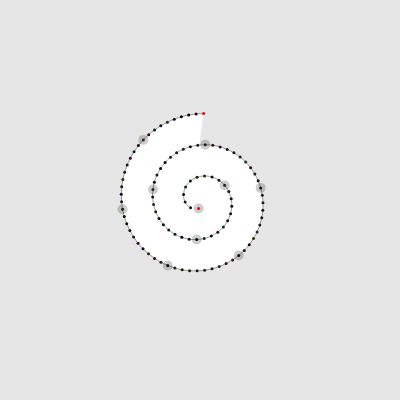
Frame 1 (no input)
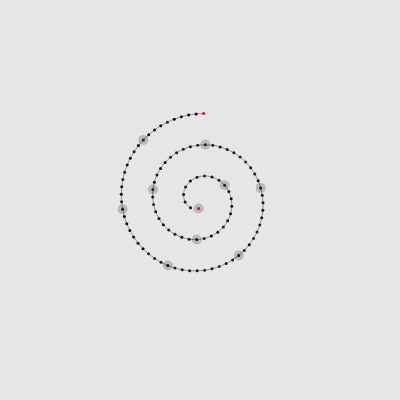
Frame 60 (no input)
Frame 120 (the mouse pressed at the canvas centre since frame 60): identical to frame 60, image omitted

The p5.js sketch that drew these frames (run headless with seeded random() and noise() and a simulated clock; from frame 60 on, the mouse is pressed at the canvas centre):

// p5.js sketch
// ── sketch.js

points=[];
coords=[];
flatCoords=[];

var finished_transition=true;
var swirl=true;

var transition_step = 0.009;
var amount = 0;


var counter=0;

var mouseIsClicked=false;
var last_read;

var rSlider;
var sSlider;
var iSlider;

function setup() {
  // put setup code here
createCanvas(400,400);
//generateCoords(200);
generateEquidistantCoords(999);
generateDots(100);
//generateFlatCoords();




}

function draw() {
  background(230);

  drawVertices();
  drawPoints();
  transitionModes();
  
//console.log();
setMode();
  // for(let i =0; i<flatCoords.length;i++){
  //   let v=flatCoords[i];
  //   point(v.x,v.y);
  // }
  //.log(rSlider.value(),sSlider.value(),iSlider.value());
  //regenerateEquidistantCoords(rSlider.value(),points.length,sSlider.value(),iSlider.value())

}

function getMode(){

if(!finished_transition){
  return "in movement"
}
if(swirl){
return "spiral mode"

}
else{return "straight line"}

}

function setMode(){

  if(!finished_transition){
    //return "in movement"
  }
  let v=points[0].getPos();
  if(dist(v.x,v.y, 0, height/2)>20 &&(dist(v.x,v.y, width/2, height/2)<20)){
    swirl=true;
    console.log("swirly boi");

  }
  else{swirl=false;}
}
  



function transitionModes(){
  if(!finished_transition){
  if (amount > 1 || amount < 0) {
    transition_step *= -1;
    finished_transition=true;
  }
  amount += transition_step;

  for(let i =0; i<points.length;i++){

    let start=coords[i];
    let finish=flatCoords[i];

    let temp = p5.Vector.lerp(start, finish, amount);


    push();
    translate(0,0);
    points[i].setPos(temp.x,temp.y);
    translate(temp.mag(),0);
    //console.log(temp.mag())


    pop();

  }
}
}


function addDots(N){
  let arrayState=points.length;
  for(let i =0; i<N; i++){

  let v;
  //let col;

  let col= color(random(50,255),random(50,255),random(50,255));

  v=coords[arrayState+i];
  //append points to the point array
  points.push(new dataPoint(v,col));

  }


}

function generateFlatCoords(){

//let increment=(width)/N;
//let step=(width/N)/2;
flatCoords=[];
let N=points.length;

  for(let i =0; i<N;i++){
    step=map(i, 0,N, 5, width);
    let v=createVector(step, height/2);
    flatCoords.push(v); 
  
  }
  
}

function regenerateEquidistantCoords(R,N,S, inc){
  
coords=[];
  increment=inc;
let step=0;
let radius;
  for(let i =0; i<N;i++){
    step+=increment;
    radius=R;
    //getEquidistantVector(R,N,T){
    v=getEquidistantVector(radius,S,step);
    coords.push(v); 
  
  }
  

}


function generateEquidistantCoords(N){
  

  increment=0.1;
  let step=0;

  for(let i =0; i<N;i++){
    step+=increment;
    radius=5;
    //getEquidistantVector(R,N,T){
    v=getEquidistantVector(radius,30,step);
    coords.push(v); 
  
  }
  
  

}

function getEquidistantVector(R,N,T){
  let a=height/2;  //let k=20;
  let r=R
  let n=N;
  
  let TN_root=Math.sqrt(T*N);
  
  let x=TN_root*cos(TN_root);
  let y=TN_root*sin(TN_root);;
  return createVector(a+r*x,a+r*y );//a+r*sin(T)
  }
  

function generateCoords(N){
  let increment=0.5;
let step=0;
let radius=1;
  for(let i =0; i<N;i++){
    step+=increment;
    radius+=2.1*increment;
    v=getVector(radius,step);
    coords.push(v); 
  
  }
  
  step=0;
  radius=1;

}
function generateDots(N){
  for(let i =0; i<N; i++)
{  
  let v;
  let col;
  if(i==0||i==N-1){col=color(255,0,0)}
  else{
  col= color(random(0,50),random(0,50),random(0,50));}

  v=coords[i]
  //apend points to the point array
  points.push(new dataPoint(v,col));

}
}

function debugCoords(){
  stroke(0);
  strokeWeight(1);
  //horiz
  line(0,height/2, width,height/2);
  //vert
  line(width/2,0,width/2,height);

  let a =[mouseX, mouseY];
  text(a, mouseX, mouseY);

}
function timePassed(){
if(millis()-last_read>100){

  return true;
}
else return false;

}

function keyReleased() {
if(swirl){
  if(key=='z'){
    console.log("deleting 2 dots");
    deletePoints(2);
  }
  if(key=='x'){
    console.log("shifting by 1 dot");

    deletePoints(1);
    addDots(1);
    //shiftPoints();
  }
  if(key=='c'){
    console.log("adding 10 dots");

    addDots(10);

  }}
  if(key==' '){
    generateFlatCoords();
    finished_transition=false;
    transitionModes();

  
}

}

function deletePoints(N){
 

for(let i =points.length-1; i>N;i--){
  
  let b =points[i].getPos();

  points[i].setPos(coords[i-N].x, coords[i-N].y);

}

points.splice(0,N);

console.log("arr len: "+points.length);

}



function drawPoints(){
  noFill();
  
 // beginShape();
for(let i=0; i<points.length;i++){
  if(i%10==0){
    this.points[i].highlight();

    if(!swirl){
      this.points[i].showID();
  
    }

  }
this.points[i].display();
this.points[i].hover();




}
}


function drawVertices(){
  strokeWeight(0.5);
  stroke(60);
  beginShape();
  //vertex(points[1].x,points[1].y);

for (let i=0; i<points.length; i++){
  let b =points[i].getPos();
curveVertex(b.x,b.y);
} 
curveVertex(points[points.length-1].x,points[points.length-1].y);

endShape();
}

function mouseClicked(){
  mouseIsClicked=true
  return mouseIsClicked
}

function getVector(R, T){
let a=height/2;
let r=R
return createVector(a+r*cos(T), a+r*sin(T));
}

function getMouseQuadrant(){
  if((mouseX>0)&&(mouseX<width/2)&&(mouseY>0)&&(mouseY<height/2)){
    return 1;
  }
  if((mouseX>width/2)&&(mouseX<width)&&(mouseY>0)&&(mouseY<height/2)){
    return 2;
  }
  if((mouseX>width/2)&&(mouseX<width)&&(mouseY>height/2)&&(mouseY<height)){
    return 3;
  }
  if((mouseX>0)&&(mouseX<width/2)&&(mouseY>height/2)&&(mouseY<height)){
    return 4;
  }

}
// Point class
class dataPoint {
  constructor(V,COL) {
    this.x = V.x;
    this.y = V.y;
    //this.diameter = random(10, 30);
    this.color = COL;
  }

setPos(newX,newY){
this.x=newX;
this.y=newY;

}

getPos(){
  return createVector(this.x,this.y);
}

  highlight(){
    strokeWeight(10);
    stroke(0,50);
    point(this.x, this.y);
  }

   display() {
    strokeWeight(3);
    stroke(this.color);
    point(this.x, this.y);
  }
  showID(){
    //strokeWeight(10);
    //stroke(0,50);
    //point(this.x, this.y+30);
    
    noStroke();
    fill(0);
    textSize(8);
    textAlign(CENTER);
    let textData=points.indexOf(this);

    text(textData,this.x, this.y+30), 

    noFill();


  }
  hover(){
    let thresh=5;
    if(dist(mouseX, mouseY, this.x,this.y)<thresh){

    

  let offsetBox_X;
  let offsetBox_Y;
  let offsetText_X;
  let offsetText_Y;

      switch(getMouseQuadrant()){
        case 1:
            offsetBox_X=-50;
            offsetBox_Y=-35;
            offsetText_X=-50;
            offsetText_Y=-25;
          break;
          case 2:
              offsetBox_X=50;
              offsetBox_Y=-35;
              offsetText_X=2;
              offsetText_Y=-25;
            break;
            case 3:
                offsetBox_X=50;
                offsetBox_Y=35
                offsetText_X=2;
                offsetText_Y=10;
              break;
              case 4:
                  offsetBox_X=-50;
                  offsetBox_Y=35;
                  offsetText_X=-50;
                  offsetText_Y=10;
                break;
                default:
                    offsetBox_X=50;
                    offsetBox_Y=-35;
                    offsetText_X=50;
                    offsetText_Y=35;
              
                  break;


      }
     

    fill(50,99);
    strokeWeight(0.6);


    rect(this.x, this.y,offsetBox_X,offsetBox_Y);

    noStroke();
    fill(0);
    textSize(8);
    textAlign(LEFT);
    let textData="EVENT\t"+points.indexOf(this)+"\nTS\nVALUE";

    text(textData,this.x+offsetText_X, this.y+offsetText_Y), 

    noFill();
    }
  }
}
